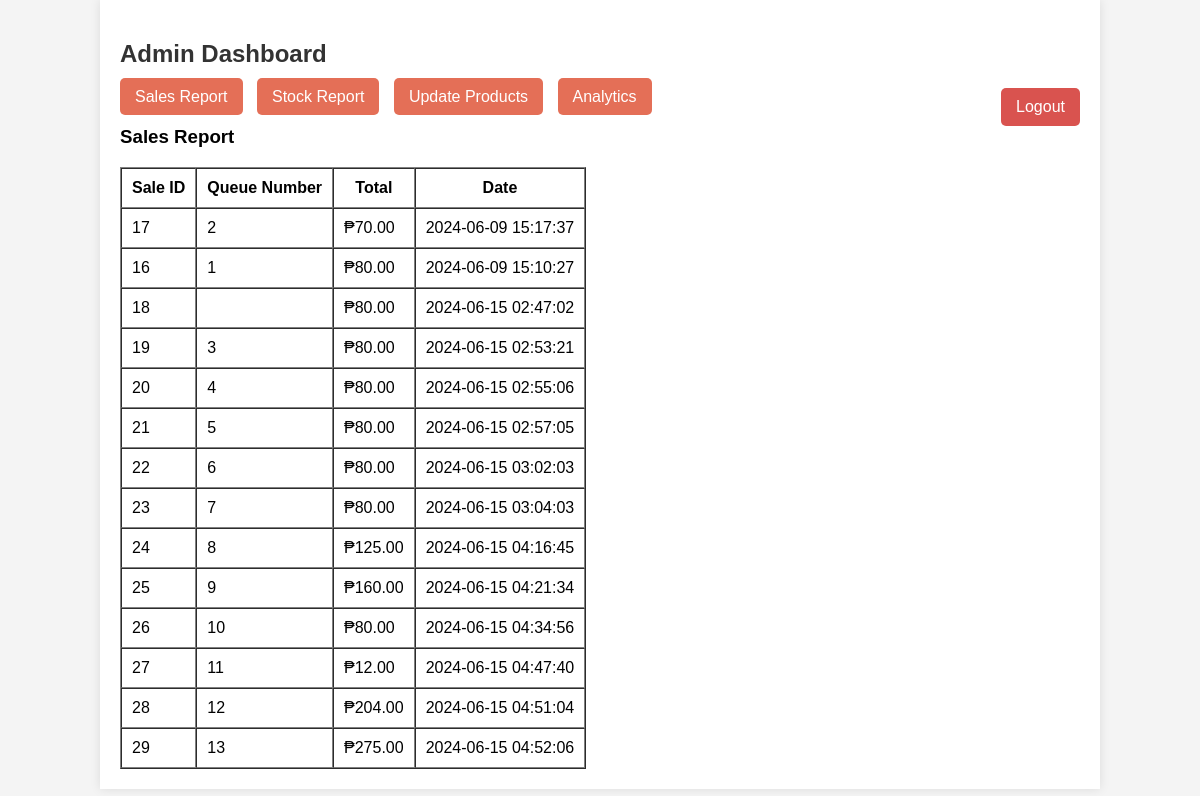
The page /admin.php?section=sales (signed in) on the database its author committed.
### tables this page shows
CREATE TABLE IF NOT EXISTS `sales` (
  `id` int(11) NOT NULL AUTO_INCREMENT,
  `total` decimal(10,2) NOT NULL,
  `date` timestamp NULL DEFAULT CURRENT_TIMESTAMP,
  `queue_number` int(11) DEFAULT NULL,
  `status` varchar(50) NOT NULL DEFAULT 'pending',
  PRIMARY KEY (`id`),
  UNIQUE KEY `queue_number` (`queue_number`)
);

### sales_report.php (the view)
<?php
include 'db.php';
?>
<h3>Sales Report</h3>
<table border="1" cellspacing="0" cellpadding="10">
    <tr>
        <th>Sale ID</th>
        <th>Queue Number</th>
        <th>Total</th>
        <th>Date</th>
    </tr>
    <?php
    $sql = "SELECT * FROM sales";
    $result = $conn->query($sql);
    while ($row = $result->fetch_assoc()):
    ?>
    <tr>
        <td><?php echo $row['id']; ?></td>
        <td><?php echo $row['queue_number']; ?></td>
        <td>₱<?php echo number_format($row['total'], 2); ?></td>
        <td><?php echo $row['date']; ?></td>
    </tr>
    <?php endwhile; ?>
</table>

### admin.php (shortened to what this page needs)
<?php
include 'db.php';
?>
<!DOCTYPE html>
<html>
<head>
</head>
<body>
    <div class="container">
        <h2>Admin Dashboard</h2>
        <a href="logout.php" class="logout">Logout</a>
        <div class="nav">
            <a href="admin.php?section=sales">Sales Report</a>
            <a href="admin.php?section=stock">Stock Report</a>
            <a href="admin.php?section=update">Update Products</a>
            <a href="admin.php?section=analytics">Analytics</a>
        </div>
        <div class="section">
            <?php
            if (isset($_GET['section'])) {
                $section = $_GET['section'];
                switch ($section) {
                    case 'sales':
                        include 'sales_report.php';
                        break;
                }
            } else {
                echo "<p>Welcome to the Admin Dashboard. Please select a section above.</p>";
            }
            ?>
        </div>
    </div>
</body>
</html>

### admin.php (style rules this page uses)
body { font-family: Arial, sans-serif; background-color: #f4f4f4; margin: 0; padding: 0; }
.container { width: 80%; margin: 0 auto; padding: 20px; background-color: #fff; box-shadow: 0 0 10px rgba(0, 0, 0, 0.1); }
h2 { color: #333; }
.nav { margin-bottom: 20px; }
.nav a { margin-right: 10px; padding: 10px 15px; background-color: #e46f57; color: #fff; text-decoration: none; border-radius: 5px; cursor: pointer; }
.section { margin-top: 20px; }
.logout { float: right; padding: 10px 15px; background-color: #d9534f; color: #fff; text-decoration: none; border-radius: 5px; }

### rows shown on the page
sales: id "17", queue_number "2", total "70.00", date "2024-06-09 15:17:37"
sales: id "16", queue_number "1", total "80.00", date "2024-06-09 15:10:27"
sales: id "18", total "80.00", date "2024-06-15 02:47:02"
sales: id "19", queue_number "3", total "80.00", date "2024-06-15 02:53:21"
sales: id "20", queue_number "4", total "80.00", date "2024-06-15 02:55:06"
sales: id "21", queue_number "5", total "80.00", date "2024-06-15 02:57:05"
sales: id "22", queue_number "6", total "80.00", date "2024-06-15 03:02:03"
sales: id "23", queue_number "7", total "80.00", date "2024-06-15 03:04:03"
sales: id "24", queue_number "8", total "125.00", date "2024-06-15 04:16:45"
sales: id "25", queue_number "9", total "160.00", date "2024-06-15 04:21:34"
sales: id "26", queue_number "10", total "80.00", date "2024-06-15 04:34:56"
sales: id "27", queue_number "11", total "12.00", date "2024-06-15 04:47:40"
sales: id "28", queue_number "12", total "204.00", date "2024-06-15 04:51:04"
sales: id "29", queue_number "13", total "275.00", date "2024-06-15 04:52:06"
